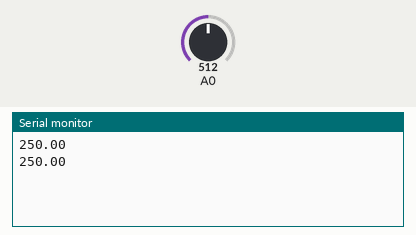
This sketch was run on a simulated Arduino Uno, built with avr-gcc and run on an emulated ATmega328P. Parts: the last lines printed to the serial monitor. Inputs (shaded band) come from the test bench; at power-on: A0 = 512.

Above: at 1.8 s.
1.9 s: A0 set to 716
At 2.8 s:
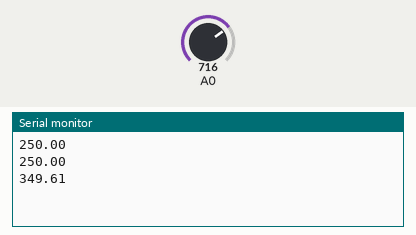
3.4 s: A0 set to 900
At 4.6 s:
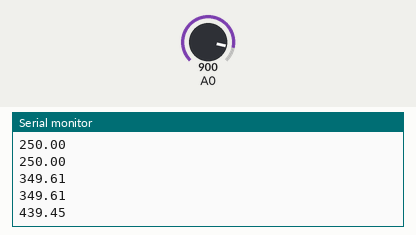
Timing chart, 0 to 6.4 s (numbered marks = the images above; inputs shaded):
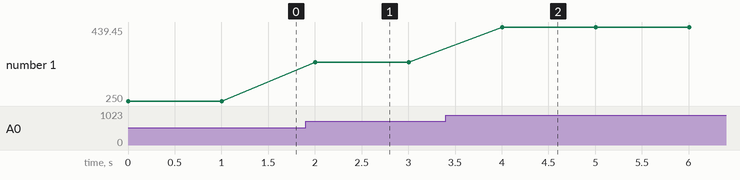

The sketch:

5A_Temp.ino
```cpp
int vin=0;
void setup() {
  // put your setup code here, to run once:
  Serial.begin(9600);
}

void loop() {
  // put your main code here, to run repeatedly:
  vin=analogRead(A0);
  float mv = (vin/1024.0)*5000;
  float c = mv/10;
  Serial.println(c);
  delay(1000);
}
```

Measured:
- after the input at 1.9 s, the serial monitor: prints a new line after 0.10 s (image 1)
- after the input at 3.4 s, the serial monitor: prints a new line after 0.60 s (image 2)
- plotted number 1: 250 → 349.61 after the input at 1.9 s, 349.61 → 439.45 after the input at 3.4 s
